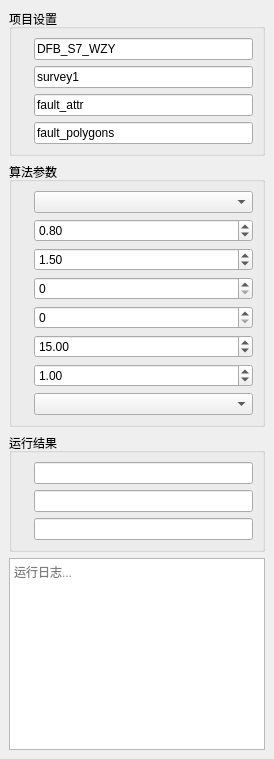
<?xml version="1.0" encoding="UTF-8"?>
<ui version="4.0">
 <class>MainWindow</class>
 <widget class="QMainWindow" name="MainWindow">
  <property name="windowTitle">
   <string>断层多边形自动追踪 — 东方杯赛题7</string>
  </property>
  <widget class="QWidget" name="centralwidget">
   <layout class="QVBoxLayout">
    <item>
     <widget class="QGroupBox" name="groupBoxProject">
      <property name="title"><string>项目设置</string></property>
      <layout class="QFormLayout">
       <item row="0" column="0"><widget class="QLabel" name="lblProject"><string>项目名:</string></widget></item>
       <item row="0" column="1"><widget class="QLineEdit" name="lineEditProject"><property name="text"><string>DFB_S7_WZY</string></property></widget></item>
       <item row="1" column="0"><widget class="QLabel" name="lblSurvey"><string>工区:</string></widget></item>
       <item row="1" column="1"><widget class="QLineEdit" name="lineEditSurvey"><property name="text"><string>survey1</string></property></widget></item>
       <item row="2" column="0"><widget class="QLabel" name="lblGrid"><string>输入网格:</string></widget></item>
       <item row="2" column="1"><widget class="QLineEdit" name="lineEditGrid"><property name="text"><string>fault_attr</string></property></widget></item>
       <item row="3" column="0"><widget class="QLabel" name="lblOutput"><string>输出对象:</string></widget></item>
       <item row="3" column="1"><widget class="QLineEdit" name="lineEditOutput"><property name="text"><string>fault_polygons</string></property></widget></item>
      </layout>
     </widget>
    </item>
    <item>
     <widget class="QGroupBox" name="groupBoxParams">
      <property name="title"><string>算法参数</string></property>
      <layout class="QFormLayout">
       <item row="0" column="0"><widget class="QLabel" name="lblThreshold"><string>二值化模式:</string></widget></item>
       <item row="0" column="1"><widget class="QComboBox" name="comboBoxThresholdMode">
         <item><string>otsu</string></item><item><string>fixed</string></item>
         <item><string>adaptive</string></item><item><string>hysteresis</string></item></widget></item>
       <item row="1" column="0"><widget class="QLabel" name="lblOtsu"><string>Otsu缩放:</string></widget></item>
       <item row="1" column="1"><widget class="QDoubleSpinBox" name="doubleSpinBoxOtsuScale">
         <property name="range"><double>0.1</double><double>3.0</double></property>
         <property name="singleStep"><double>0.05</double></property>
         <property name="value"><double>0.8</double></property></widget></item>
       <item row="2" column="0"><widget class="QLabel" name="lblSigma"><string>高斯σ:</string></widget></item>
       <item row="2" column="1"><widget class="QDoubleSpinBox" name="doubleSpinBoxGaussianSigma">
         <property name="range"><double>0.0</double><double>10.0</double></property>
         <property name="value"><double>1.5</double></property></widget></item>
       <item row="3" column="0"><widget class="QLabel" name="lblClose"><string>闭运算半径:</string></widget></item>
       <item row="3" column="1"><widget class="QSpinBox" name="spinBoxClosingRadius">
         <property name="range"><int>0</int><int>20</int></property>
         <property name="value"><int>2</int></property></widget></item>
       <item row="4" column="0"><widget class="QLabel" name="lblOpen"><string>开运算半径:</string></widget></item>
       <item row="4" column="1"><widget class="QSpinBox" name="spinBoxOpeningRadius">
         <property name="range"><int>0</int><int>10</int></property>
         <property name="value"><int>1</int></property></widget></item>
       <item row="5" column="0"><widget class="QLabel" name="lblMinArea"><string>最小面积:</string></widget></item>
       <item row="5" column="1"><widget class="QDoubleSpinBox" name="doubleSpinBoxMinPolygonArea">
         <property name="range"><double>0.0</double><double>500.0</double></property>
         <property name="value"><double>15.0</double></property></widget></item>
       <item row="6" column="0"><widget class="QLabel" name="lblDp"><string>DP容差:</string></widget></item>
       <item row="6" column="1"><widget class="QDoubleSpinBox" name="doubleSpinBoxDpEpsilon">
         <property name="range"><double>0.1</double><double>20.0</double></property>
         <property name="value"><double>1.0</double></property></widget></item>
       <item row="7" column="0"><widget class="QLabel" name="lblMode"><string>多边形模式:</string></widget></item>
       <item row="7" column="1"><widget class="QComboBox" name="comboBoxPolygonMode">
         <item><string>skeleton</string></item><item><string>region</string></item></widget></item>
      </layout>
     </widget>
    </item>
    <item>
     <layout class="QHBoxLayout">
      <widget class="QPushButton" name="pushButtonRun">
       <property name="text"><string>▶ 运行断层追踪</string></property>
       <property name="minimumHeight"><int>36</int></property>
      </widget>
      <widget class="QPushButton" name="pushButtonStop">
       <property name="text"><string>■ 停止</string></property>
       <property name="minimumHeight"><int>36</int></property>
      </widget>
     </layout>
    </item>
    <item>
     <widget class="QGroupBox" name="groupBoxResult">
      <property name="title"><string>运行结果</string></property>
      <layout class="QFormLayout">
       <item row="0" column="0"><widget class="QLabel" name="lblCount"><string>断层数量:</string></widget></item>
       <item row="0" column="1"><widget class="QLineEdit" name="lineEditFaultCount"><property name="readOnly"><bool>true</bool></property></widget></item>
       <item row="1" column="0"><widget class="QLabel" name="lblTime"><string>耗时:</string></widget></item>
       <item row="1" column="1"><widget class="QLineEdit" name="lineEditElapsed"><property name="readOnly"><bool>true</bool></property></widget></item>
       <item row="2" column="0"><widget class="QLabel" name="lblArea"><string>总面积:</string></widget></item>
       <item row="2" column="1"><widget class="QLineEdit" name="lineEditTotalArea"><property name="readOnly"><bool>true</bool></property></widget></item>
      </layout>
     </widget>
    </item>
    <item>
     <widget class="QTextEdit" name="textEditLog">
      <property name="readOnly"><bool>true</bool></property>
      <property name="placeholderText"><string>运行日志...</string></property>
     </widget>
    </item>
   </layout>
  </widget>
 </widget>
</ui>
